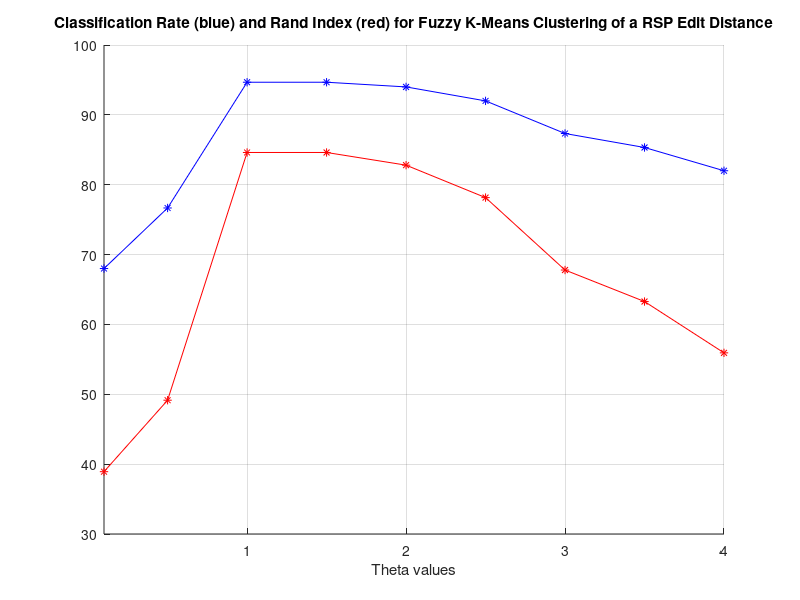

Reproduce this figure in MATLAB.
function G = createGraphic()

	theta = [0.1 0.5 1 1.5 2 2.5 3 3.5 4];
	rand = [38.920149	49.151971	84.61456	84.61456	82.799755	78.155953	67.788292	63.277806	55.931833];
	class = [68	76.67	94.67	94.67	94	92	87.33	85.33	82];
	hold("on");
	grid on
	title('Classification Rate (blue) and Rand Index (red) for Fuzzy K-Means Clustering of a RSP Edit Distance')
	axis([0.1, 4, 30, 100])
	xlabel('Theta values')
	plot(theta,rand,"r*");
	plot(theta,rand,"r-");
	plot(theta,class,"b*");
	plot(theta,class,"b-");
	hold("off");
	
return